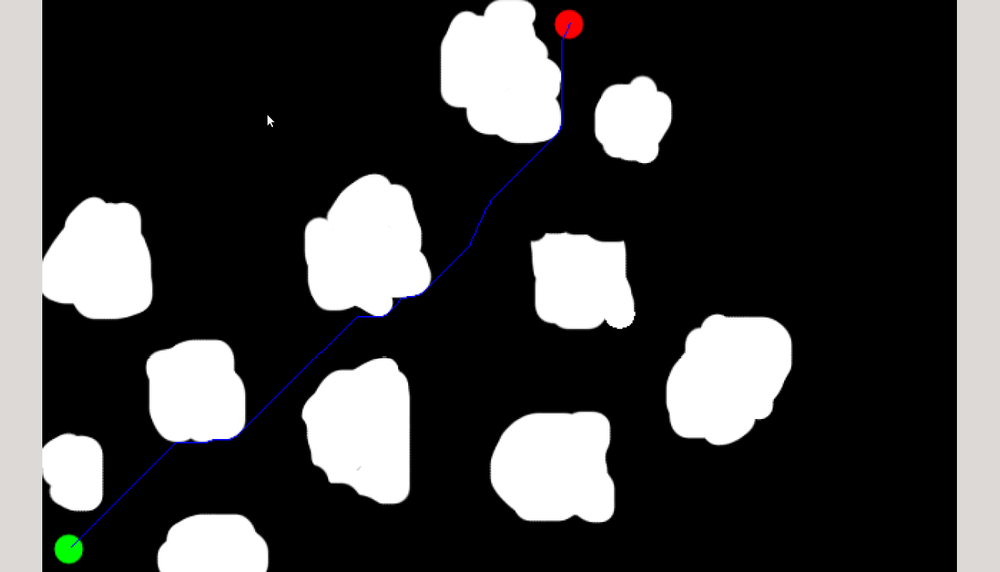
//> input picture Subtask1.png, 1000 x 572 px, shrunk from 1301 x 744 before the run
$ ./test Subtask1.png   (built with g++ and OpenCV 4)
//> lines starting //> are read from the running program, lines starting //| are printed output that depends on the picture; after the words box and inside, x2 and y2 are one past the last pixel; in counts of white or black regions, pixels touching at a corner belong together
#include<bits/stdc++.h>
#include<opencv2/opencv.hpp>
using namespace std;
using namespace cv;

Mat A;
vector< pair<pair<int,int>,int> > v;
int Ar, Ac, n;
pair<int,int> start_point,end_point;

void Trust()
{
  for(int i=0;i < Ar/n;i++)
  {
    for(int j =0;j< Ac/n;j++)
    {
        int flag=0;
        for(int k=0;k<n;k++)
        {
          for(int l=0;l<n;l++)
          {
            if(A.at<Vec3b>(i*n+k,j*n+l)[0] > 0 && A.at<Vec3b>(i*n+k,j*n+l)[1] > 0)
            {
              flag = 1;
              break;
            }
          }
          if(flag==1)
          break;
        }
        if(!flag)
        {
          if( i != start_point.first || j != start_point.second)
          {
            if( i != end_point.first || j != end_point.second)
            {
              v.push_back(make_pair(make_pair(i,j),1));
            }
          }
        }
        if(flag)
        {
          if( i != start_point.first || j != start_point.second)
          {
            if( i != end_point.first || j != end_point.second)
            {
              v.push_back(make_pair(make_pair(i,j),0));
            }
          }
        }
        if(flag)
        {
          for(int k=0;k<n;k++)
          {
            for(int l=0;l<n;l++)
            {
              A.at<Vec3b>(i*n+k,j*n+l)[0] = 255;
              A.at<Vec3b>(i*n+k,j*n+l)[1] = 255;
              A.at<Vec3b>(i*n+k,j*n+l)[2] = 255;
            }
          }
          flag=0;
        }
    }
  }
}

void Start()
{
  int gr_imin=1000, gr_imax=0, gr_jmin=1000, gr_jmax=0;
  for(int i=0;i<A.rows;i++)
  {
    for(int j=0;j<A.cols;j++)
    {
      if(A.at<Vec3b>(i,j)[1] > 0 && A.at<Vec3b>(i,j)[0]==0)
      {
        if(gr_imax < i)
        gr_imax=i;
        if(gr_jmax < j)
        gr_jmax=j;
        if(gr_imin > i)
        gr_imin=i;
        if(gr_jmin > j)
        gr_jmin=j;
        A.at<Vec3b>(i,j)[1]=0;
      }
    }
  }
  start_point.first = (gr_imin + gr_imax)/(2*n);
  start_point.second = (gr_jmin + gr_jmax)/(2*n);
  for(int i=0;i<n;i++)
  {
    for(int j=0;j<n;j++)
    {
      A.at<Vec3b>(start_point.first*n+i,start_point.second*n+j)[1]=255;
      A.at<Vec3b>(start_point.first*n+i,start_point.second*n+j)[0]=0;
      A.at<Vec3b>(start_point.first*n+i,start_point.second*n+j)[2]=0;
    }
  }
}

void End()
{
  int r_imin=1000, r_imax=0, r_jmin=1000, r_jmax=0;
  for(int i=0;i<A.rows;i++)
  {
    for(int j=0;j<A.cols;j++)
    {
      if(A.at<Vec3b>(i,j)[2] > 0 && A.at<Vec3b>(i,j)[0]==0)
      {
        if(r_imax < i)
        r_imax=i;
        if(r_jmax < j)
        r_jmax=j;
        if(r_imin > i)
        r_imin=i;
        if(r_jmin > j)
        r_jmin=j;
        A.at<Vec3b>(i,j)[2]=0;
      }
    }
  }
  end_point.first = (r_imin + r_imax)/(2*n);
  end_point.second = (r_jmin + r_jmax)/(2*n);
  for(int i=0;i<n;i++)
  {
    for(int j=0;j<n;j++)
    {
      A.at<Vec3b>(end_point.first*n+i,end_point.second*n+j)[1]=0;
      A.at<Vec3b>(end_point.first*n+i,end_point.second*n+j)[0]=0;
      A.at<Vec3b>(end_point.first*n+i,end_point.second*n+j)[2]=255;
    }
  }
}

int main(int argc, char * argv[])
{
  A= imread(argv[1]);
//> A is the input picture: 572 rows x 1000 cols, CV_8UC3; mean B, G, R 65.3, 65.4, 65.6
  Mat B = A.clone();
  Ar = A.rows, Ac = A.cols, n = 5;
//> Ar = 572; Ac = 1000; n = 5
  cout<<A.rows<<endl;
//| 572
  Start();
//> after the loop in Start, `for(int i=0;i<A.rows;i++)`:
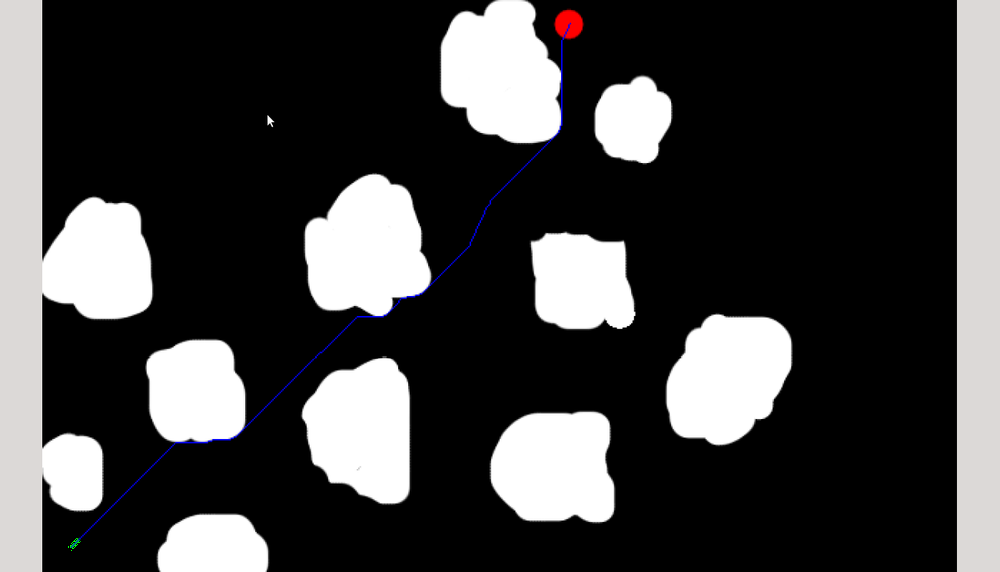
//> A: 572 rows x 1000 cols, CV_8UC3; 0.25% of pixels changed, all inside (x1, y1, x2, y2) = (51, 0, 955, 572)
//> after the loop in Start, `for(int i=0;i<A.rows;i++)`: gr_imax = 571; gr_jmax = 954; gr_imin = 0; gr_jmin = 51
//> in Start, `start_point.first = (gr_imin + gr_imax)/(2*n);`: start_point = (57, 0)
//> in Start, `start_point.second = (gr_jmin + gr_jmax)/(2*n);`: start_point = (57, 100)
//> after the loop in Start, `for(int i=0;i<n;i++)`: A: 572 rows x 1000 cols, CV_8UC3; 25 pixels changed, all inside (x1, y1, x2, y2) = (500, 285, 505, 290)
  End();
//> the loop in End, `for(int i=0;i<A.rows;i++)` made 572 passes
//> r_jmin on passes 1 to 3: 954, 954, 954
//> after the loop in End, `for(int i=0;i<A.rows;i++)`:
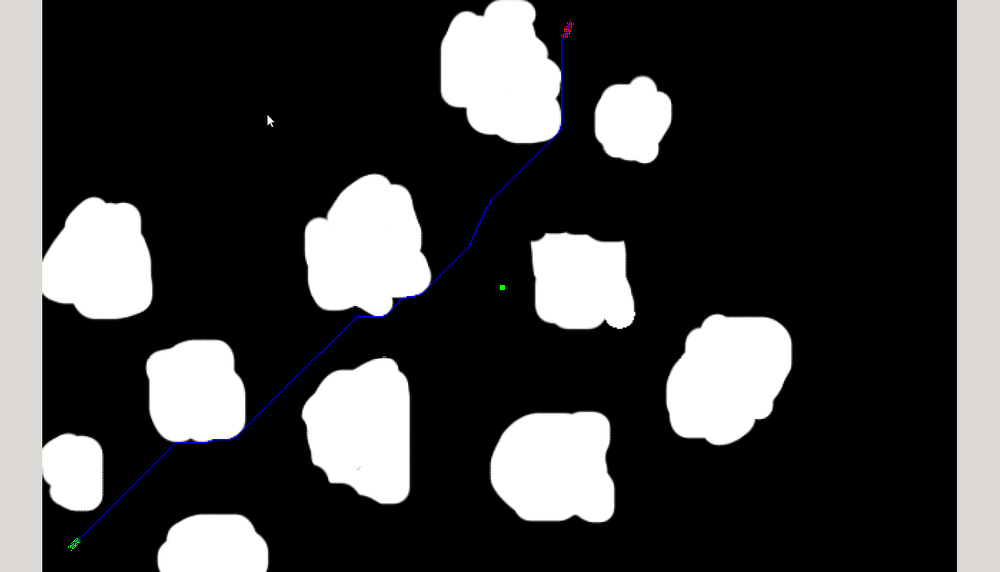
//> A: 572 rows x 1000 cols, CV_8UC3; mean B, G, R 65.3, 65.1, 65.4
//> after the loop in End, `for(int i=0;i<A.rows;i++)`: r_imax = 571; r_jmax = 954; r_imin = 0; r_jmin = 172
//> in End, `end_point.first = (r_imin + r_imax)/(2*n);`: end_point = (57, 0)
//> in End, `end_point.second = (r_jmin + r_jmax)/(2*n);`: end_point = (57, 112)
//> after the loop in End, `for(int i=0;i<n;i++)`: A: 572 rows x 1000 cols, CV_8UC3; 25 pixels changed, all inside (x1, y1, x2, y2) = (560, 285, 565, 290)
  Trust();
//> after the loop in Trust, `for(int i=0;i < Ar/n;i++)`:
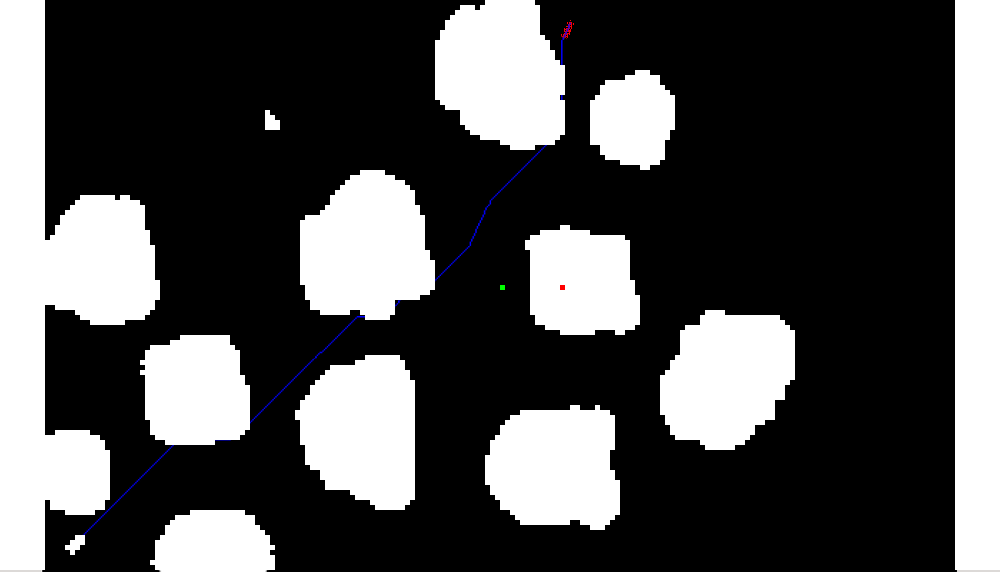
//> A: 572 rows x 1000 cols, CV_8UC3; mean B, G, R 78.8, 78.5, 78.6
//> after the loop in Trust, `for(int i=0;i < Ar/n;i++)`: v = 22798 items
  cout<<"Start point "<<start_point.first<<" "<<start_point.second<<endl;
//| Start point 57 100
  cout<<"End point "<<end_point.first<<" "<<end_point.second<<endl;
//| End point 57 112
  cout<<v.size()<<endl;
//| 22798
  namedWindow("Window",WINDOW_NORMAL);
  imshow("Window",A);
  waitKey(0);
  return 0;
}
